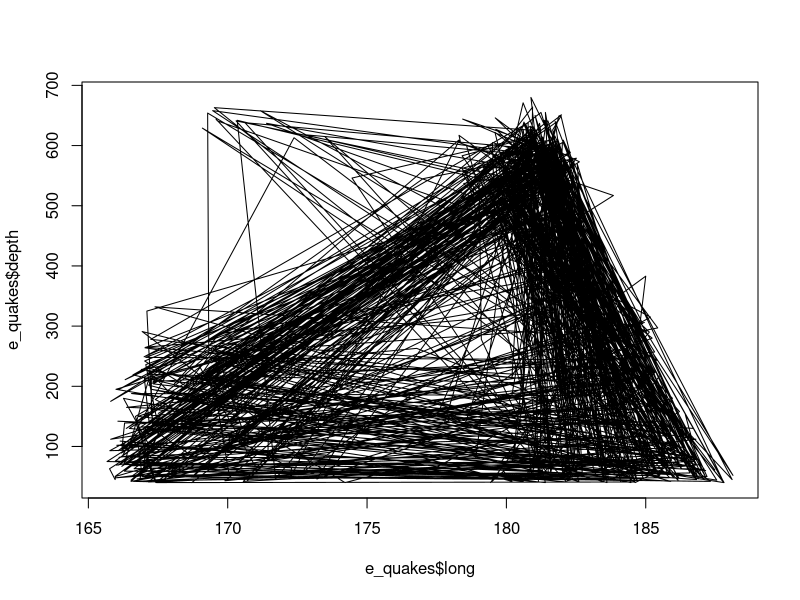
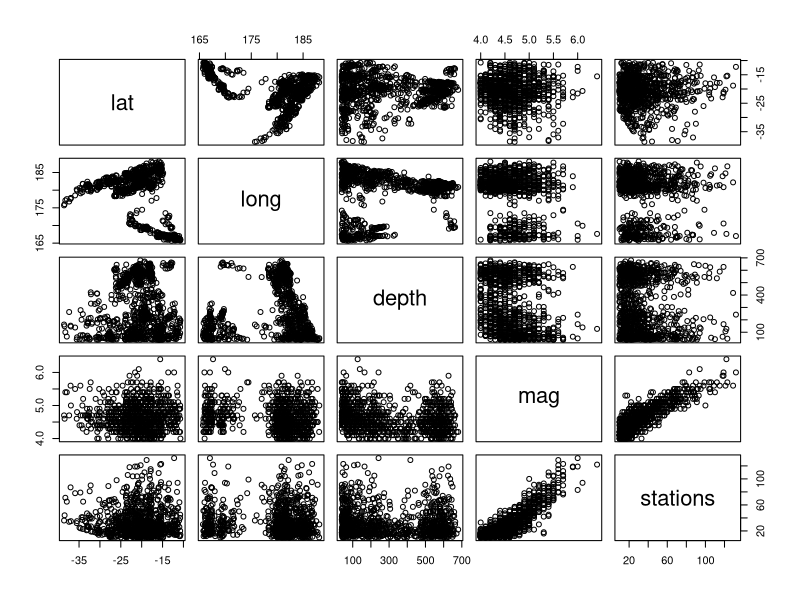
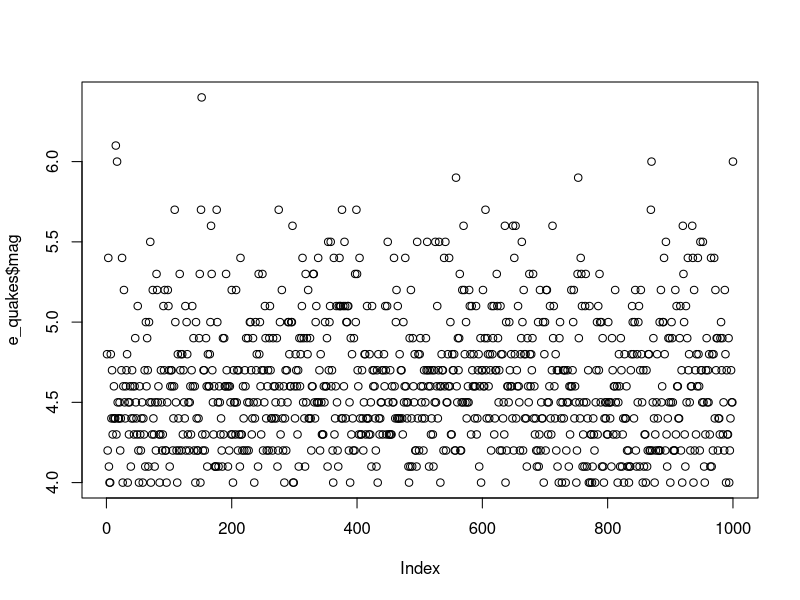
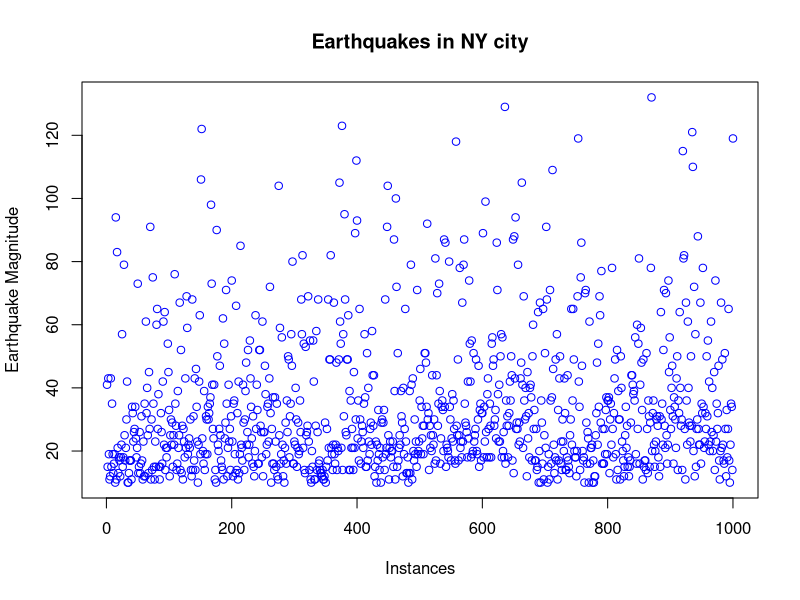
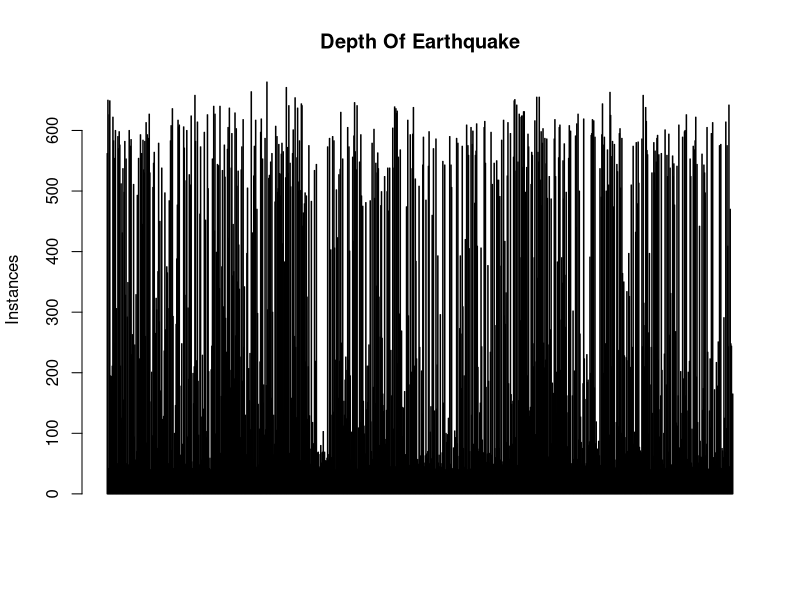
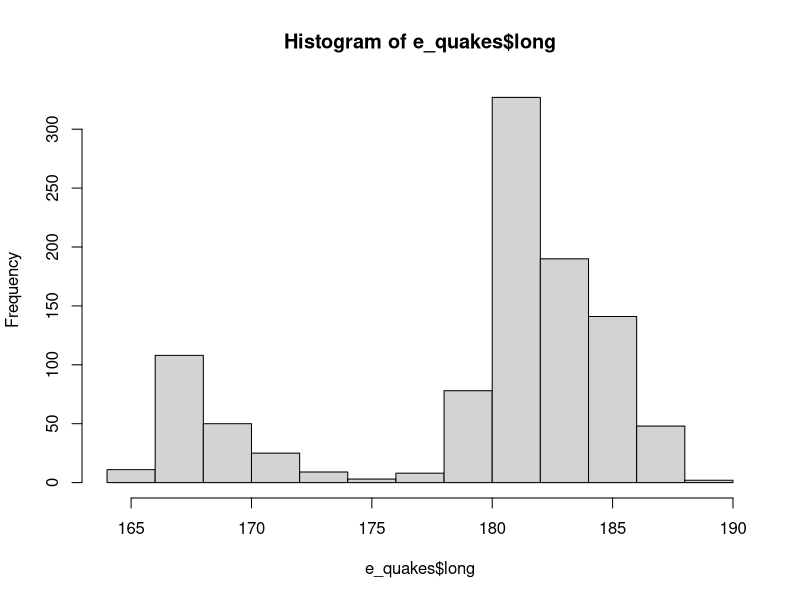
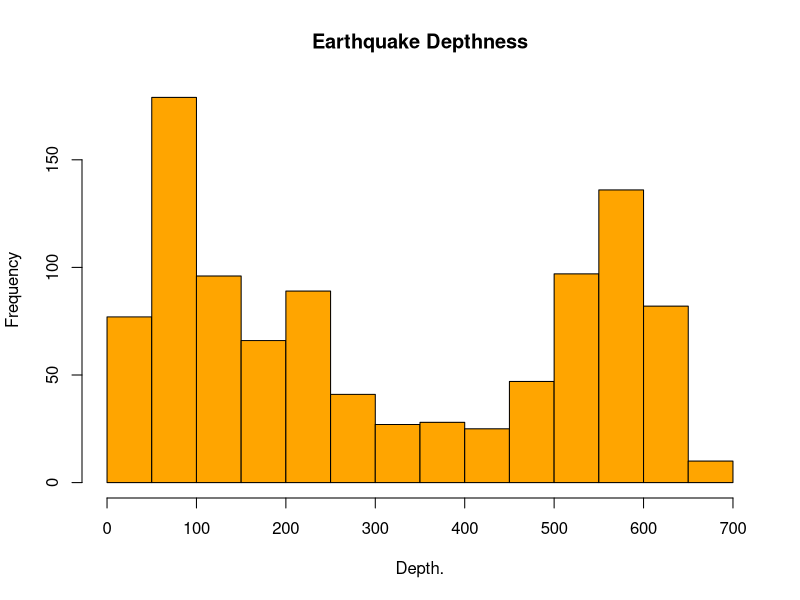
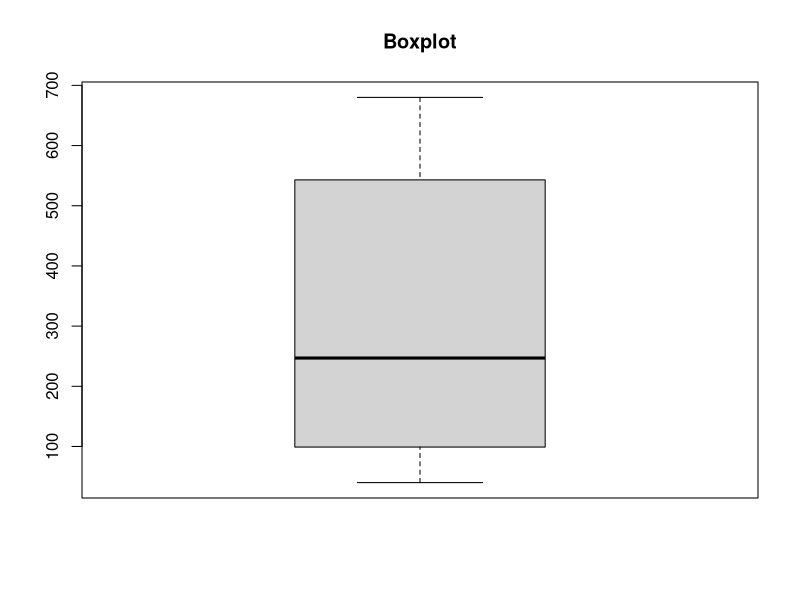

Source code (R) for these figures, in order: (Note: this script raises an error after producing the figures.)
#e_quakes = read.csv('path/e_quakes.csv',header=TRUE, sep=",")
e_quakes <- datasets::quakes

####Top 10 rows and last 10 rows
head(e_quakes,10)
tail(e_quakes,10)
######Columns
e_quakes[,c(1,2)]

df<-e_quakes[,-6]

summary(e_quakes[,1])

e_quakes$Wind

summary(e_quakes$Wind)

###########Summary of the data#########

summary(e_quakes)
summary(e_quakes$Wind) 

#####################
plot(e_quakes$long,e_quakes$depth,type="l")
plot(e_quakes)
# points and lines 
plot(e_quakes$mag, type= "p") # p: points, l: lines,b: both
plot(e_quakes$stations, xlab = 'Instances', 
     ylab = 'Earthquake Magnitude', main = 'Earthquakes in NY city',
     col = 'blue')
# Horizontal bar plot
barplot(e_quakes$depth, main = 'Depth Of Earthquake',
        ylab = 'Instances', col= 'blue',horiz = F,axes=T)
#Histogram
hist(e_quakes$long)
hist(e_quakes$depth, 
     main = 'Earthquake Depthness',
     xlab = 'Depth.', col='orange')

#Single box plot
boxplot(e_quakes$depth,main="Boxplot")
# Multiple box plots
boxplot(e_quakes[,1:4],main='Multiple')
#margin of the grid(mar), 
#no of rows and columns(mfrow), 
#whether a border is to be included(bty) 
#and position of the 
#labels(las: 1 for horizontal, las: 0 for vertical)
#bty - box around the plot
par(mfrow=c(3,3),mar=c(2,5,2,1),  las=0, bty="o")
plot(e_quakes$depth)
plot(e_quakes$depth, e_quakes$long)
plot(e_quakes$lat, type= "l")
plot(e_quakes$long, type= "l")
plot(e_quakes$depth, type= "l")
barplot(e_quakes$depth, main = 'Depthness Of Earthquakes',
        xlab = 'Depth', col='green',horiz = TRUE)
hist(e_quakes$depth)
boxplot(e_quakes$depth)
boxplot(e_quakes[,0:4], main='Multiple Box plots')

sd(airquality$long,na.rm = T)

var(e_quakes$depth)
skewness(e_quakes$depth)
kurtosis(e_quakes$depth)









